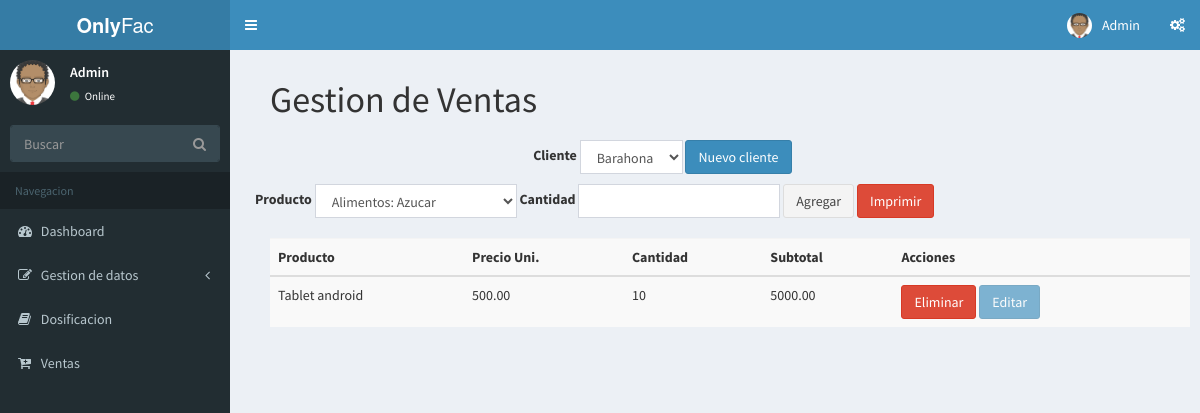
The page /index.php/venta/detalle/1 on the database its author committed.
### tables this page shows
CREATE TABLE `detalle_venta` (
  `idDetalle_Venta` int(11) NOT NULL AUTO_INCREMENT,
  `subtotal` decimal(18,2) DEFAULT NULL,
  `descripcion` varchar(30) DEFAULT NULL,
  `cantidad` int(11) DEFAULT NULL,
  `Venta_idVenta` int(11) NOT NULL,
  `Cliente_idCliente` int(11) NOT NULL,
  `Producto_idProducto` int(11) NOT NULL,
  PRIMARY KEY (`idDetalle_Venta`),
  KEY `fk_Detalle_Venta_Venta1_idx` (`Venta_idVenta`),
  KEY `fk_Detalle_Venta_Cliente1_idx` (`Cliente_idCliente`),
  KEY `fk_Detalle_Venta_Producto1_idx` (`Producto_idProducto`),
  CONSTRAINT `fk_Detalle_Venta_Cliente1` FOREIGN KEY (`Cliente_idCliente`) REFERENCES `cliente` (`idCliente`) ON DELETE NO ACTION ON UPDATE NO ACTION,
  CONSTRAINT `fk_Detalle_Venta_Producto1` FOREIGN KEY (`Producto_idProducto`) REFERENCES `producto` (`idProducto`) ON DELETE NO ACTION ON UPDATE NO ACTION,
  CONSTRAINT `fk_Detalle_Venta_Venta1` FOREIGN KEY (`Venta_idVenta`) REFERENCES `venta` (`idVenta`) ON DELETE NO ACTION ON UPDATE NO ACTION
);

CREATE TABLE `producto` (
  `idProducto` int(11) NOT NULL AUTO_INCREMENT,
  `nombre` varchar(35) DEFAULT NULL,
  `descripcionpro` varchar(45) DEFAULT NULL,
  `precio` decimal(18,2) DEFAULT NULL,
  `Categoria_idCategoria` int(11) NOT NULL,
  `cantidad` int(11) DEFAULT '0',
  PRIMARY KEY (`idProducto`),
  KEY `fk_Producto_Categoria1_idx` (`Categoria_idCategoria`),
  CONSTRAINT `fk_Producto_Categoria1` FOREIGN KEY (`Categoria_idCategoria`) REFERENCES `categoria` (`idCategoria`) ON DELETE NO ACTION ON UPDATE NO ACTION
);

### application/controllers/venta.php (called while the page is built, shortened)
<?php
class Venta extends CI_Controller {
	public function __construct(){
        $this->load->helper('url');
        $this->load->helper('form');
        $this->load->helper('date');
        $this->load->helper('security');
        $this->load->library('form_validation');
        $this->load->library('session');
        $this->load->model('Model_Venta');
    }
    public function detalle($id){
            $data['content'] = "venta/detalle";
            $data['select'] = $this->Model_Venta->selectpro($id);
            $data['selectpro'] = $this->Model_Venta->selectprod();
            $data['selectcli'] = $this->Model_Venta->selectcli();
            $data['id'] = $id;
            $this->load->view("template", $data);
    }
}

### index.php (called while the page is built, shortened)
<?php
require_once BASEPATH.'core/CodeIgniter.php';

### application/models/model_venta.php (called while the page is built, shortened)
<?php
Class Model_Venta extends CI_Model {
    public function selectpro($id){
        $query = $this->db->query("SELECT * FROM detalle_venta p inner join producto c on p.Producto_idProducto = c.idProducto WHERE Venta_idVenta = ".$id);
        return $query->result();
    }
    public function selectprod(){
        $query = $this->db->query("SELECT * FROM producto p INNER JOIN categoria c on p.Categoria_idCategoria = c.idCategoria ORDER BY c.descripcion,p.nombre");
        return $query->result();
    }
    public function selectcli(){
        $this->db->select('*');
        $this->db->from('cliente');
        $query = $this->db->get();
        return $query->result();
    }
}

### application/views/venta/detalle.php (the view, shortened to what this page needs)
<h1>Gestion de Ventas</h1>
<?php if(isset($dataedit)) {echo form_open('rol/update'."/".$dataedit[0]->idRol, 'class="row form-inline"');} else { echo form_open('venta/insertpro', 'class="row form-inline"');} ?>
<fieldset style="margin : 10px">
  <div class="form-group">
    <label for="exampleInputName2">Cliente</label>
    <select name = "cliente" class="form-control">
        <?php
            foreach ($selectcli as $value) { ?>
                <?php if($value->idCliente == $dataedit[0]->Cliente_idCliente) { ?>
                <option selected value="<?php echo $value->idCliente ?>"><?php echo $value->nombre_cliente ?></option>
            <?php
            }
            else { ?>
                <option  value="<?php echo $value->idCliente ?>"><?php echo $value->nombre_cliente ?></option>
               <?php
            }
            }
        ?>
    </select>
  </div>
  <div class="form-group">
      <a href="<?php echo base_url('index.php/cliente/indef')."/".$id; ?>" type="button" class="btn btn-primary">Nuevo cliente</a>
  </div>
  </fieldset>
  <fieldset>
<div class="form-group">
    <label for="exampleInputName2">Producto</label>
    <select name = "producto" class="form-control">
        <?php
            foreach ($selectpro as $value) { ?>
                <?php if($value->idProducto == $dataedit[0]->Producto_idProducto) { ?>
                <option selected value="<?php echo $value->idProducto ?>"><?php echo $value->nombre ?></option>
            <?php
            }
            else { ?>
                <option  value="<?php echo $value->idProducto ?>"><?php echo $value->descripcion.": ".$value->nombre ?></option>
               <?php
            }
            }
        ?>
    </select>
  </div>
  <div class="form-group">
    <label for="exampleInputName2">Cantidad</label>
    <input type="text" name="cantidad" class="form-control" id="exampleInputName2" />
  </div>
    <button type="submit" class="btn btn-default">
        <?php
            if(isset($dataedit)){
                echo "Actualizar";
            } else {
                echo "Agregar";
            }
        ?>
        </button>
        <a href="<?php echo base_url('index.php/venta/update')."/".$id; ?>" type="button" class="btn btn-danger">Imprimir</a>
   </fieldset>
<?php echo form_close(); ?>
<table class="table table-striped" style = "margin: 20px 0px;">
    <theader>
        <th>Producto</th>
        <th>Precio Uni.</th>
        <th>Cantidad</th>
        <th>Subtotal</th>
        <th>Acciones</th>
    </theader>
    <tbody>
        <?php foreach ($select as $value) { ?>
            <tr>
                <td><?php echo $value->nombre; ?></td>
                <td><?php echo $value->precio; ?></td>
                <td><?php echo $value->cantidad; ?></td>
                <td><?php echo $value->subtotal; ?></td>
                <td>
                    <a href="<?php echo base_url('index.php/venta/deletedp')."/".$value->idDetalle_Venta."/".$id; ?>" type="button" class="btn btn-danger">Eliminar</a>
                    <a disabled href="<?php echo base_url('index.php/venta/editdp')."/".$value->idDetalle_Venta."/".$id; ?>" type="button" class="btn btn-primary">Editar</a>
                </td>
            </tr>
        <?php } ?>
    </tbody>
</table>

### rows shown on the page
detalle_venta: Producto_idProducto.nombre "Tablet android", Producto_idProducto.precio "500.00", Producto_idProducto.cantidad "10", subtotal "5000.00"

### other values the page prints
form field cliente "Barahona"
form field producto "Alimentos: Azucar"
